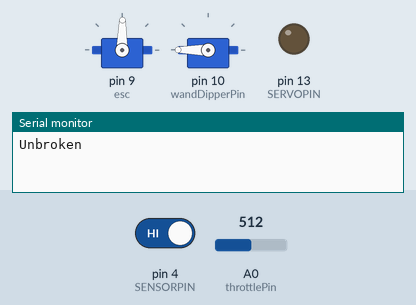
Simulated run of this sketch. Board: Arduino Uno, built with avr-gcc and run on an emulated ATmega328P. Shown: 2 × servo, output pins drawn as LEDs (lit = HIGH), the last lines printed to the serial monitor. The inputs (shaded band) are chosen by the test bench; at power-on: pin 4 (SENSORPIN) HIGH, A0 (throttlePin) = 512.

Above: at 2.2 s.
2.3 s: pin 4 (SENSORPIN) driven LOW
At 3.5 s:
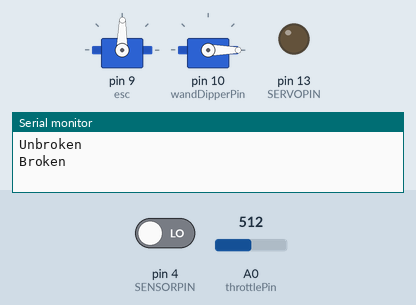
5.3 s: A0 (throttlePin) set to 716
At 6.0 s:
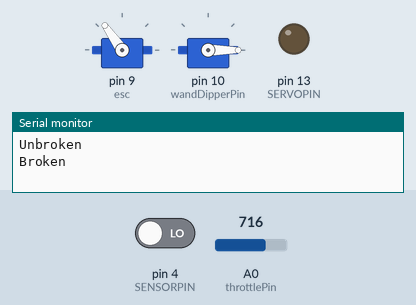
8.3 s: A0 (throttlePin) set to 900
At 8.9 s:
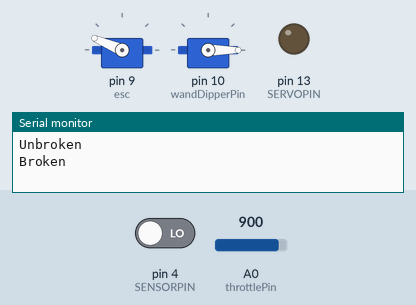
11.3 s: A0 (throttlePin) set to 1023
At 12.2 s:
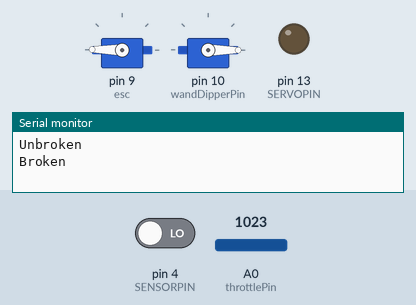
14.3 s: A0 (throttlePin) set to 306
At 15.2 s:
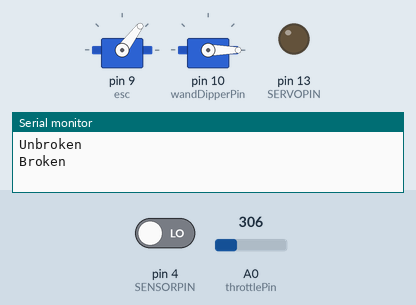
17.3 s: A0 (throttlePin) set to 170
At 18.4 s:
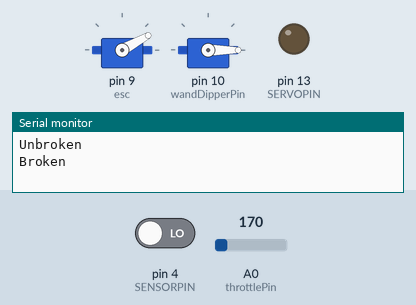
Timing chart, 0 to 21.3 s (numbered marks = the images above; inputs shaded):
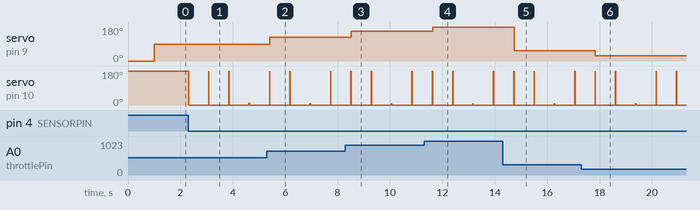

Measured:
- after the input at 2.3 s, servo on pin 10 (wandDipperPin): 180° → 0° at once
- after the input at 5.3 s, servo on pin 9 (esc): 89° → 125° after 0.12 s
- after the input at 8.3 s, servo on pin 9 (esc): 125° → 157° after 0.22 s
- after the input at 11.3 s, servo on pin 9 (esc): 157° → 179° after 0.33 s
- after the input at 14.3 s, servo on pin 9 (esc): 179° → 53° after 0.44 s
- after the input at 17.3 s, servo on pin 9 (esc): 53° → 29° after 0.54 s

The sketch:

combined_servo_sensor_fan.ino
```cpp
#include <Servo.h>

Servo esc; //this is the fan motor
int throttlePin = 0;

Servo wandDipper;  // name our servo

int wandDipperPos = 0;  // initialize variable for wandDipper's position
int wandDipperPin = 10; // wandDipper's wire on 'duino
int delayTimeInc = 30; //delay time for each move of one degree in ms
int delayTimeEnd = 750; // delay time once servo reaches 180 degrees to allow time for wand to dip

#define SERVOPIN 13

#define SENSORPIN 4

// variables for beam break sensor
int sensorState = 0, lastState = 0;       // variable for reading the pushbutton status

void setup()
{
  // this is the set up process for the fan motor
  esc.attach(9);
  Serial.begin(9600);
  esc.write(0);
  delay(1000);
  esc.write(179);

  //set up servo as an output
  pinMode(SERVOPIN, OUTPUT);

  // initialize the sensor pin as an input:
  pinMode(SENSORPIN, INPUT);
  digitalWrite(SENSORPIN, HIGH); // turn on the pullup

  wandDipper.attach(wandDipperPin);
  wandDipper.write(180); //move servo to intial position (above fan)
}

void loop()
{
  int throttle = analogRead(throttlePin);
  throttle = map(throttle, 0, 1023, 0, 179); //convert potentiometer value to value between 0 and 180, what the motor can work with
  esc.write(throttle); //make motor spin constantly

  // read the state of the beam break sensor
  sensorState = digitalRead(SENSORPIN);

  // check if the sensor beam is broken
  // if it is, the sensorState is LOW:
  if (sensorState == LOW) {
    // move servo 180 degrees
    for (wandDipperPos = 180; wandDipperPos >= 0; wandDipperPos -= 1) { // servo rotates from 180 to 0 degrees in increments of one degree
      wandDipper.write(wandDipperPos);              // servo will move to wandDipperPosition specified by variable wandDipperPos
    }

    delay(delayTimeEnd); //wait for bubbles to be blown by fan

    for (wandDipperPos = 0; wandDipperPos <= 180; wandDipperPos += 1) { // servo rotates from 0 to 180 degrees in increments of one degree
      wandDipper.write(wandDipperPos);              // servo will move to wandDipperPosition specified by variable wandDipperPos
    }
  }

//print state of sensor
  if (sensorState && !lastState) {
    Serial.println("Unbroken");
  }
  if (!sensorState && lastState) {
    Serial.println("Broken");
  }
  lastState = sensorState;
}
```
